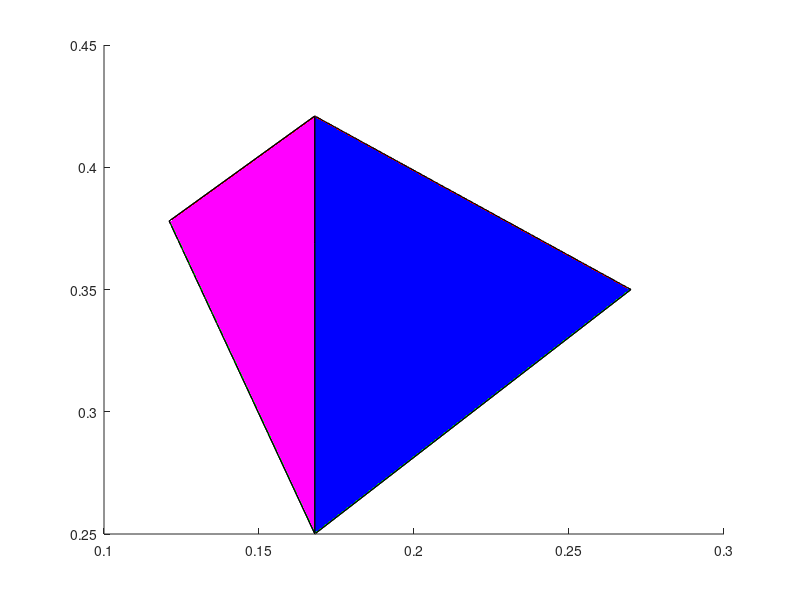

Recreate this plot in MATLAB. (Note: this script raises an error after producing the figure.)
clear; clf;

% regular tetrahedron

% tetra 1
% x = [0.333 0.167 0.195 0.238];
% y = [1 1 1 0.885];
% z = [0.5 0.5 0.3885 0.5];

% tetra 2
x = [0.27 0.121 0.168 0.168];
y = [0.35 0.378 0.421 0.25];
z = [0 0 0.253 0.25];

% edge vectorsc
t23 = [x(3)-x(2), y(3)-y(2), z(3)-z(2)];  l23 = norm(t23);
t24 = [x(4)-x(2), y(4)-y(2), z(4)-z(2)];  l24 = norm(t24);
t12 = [x(2)-x(1), y(2)-y(1), z(2)-z(1)];  l12 = norm(t12);
t13 = [x(3)-x(1), y(3)-y(1), z(3)-z(1)];  l13 = norm(t13);
t14 = [x(4)-x(1), y(4)-y(1), z(4)-z(1)];  l14 = norm(t14);
t34 = [x(4)-x(3), y(4)-y(3), z(4)-z(3)];  l34 = norm(t34);

% twice the opposite triangle areas
S1 = norm( cross(t23, t24) );
S2 = norm( cross(t13, t14) );
S3 = norm( cross(t12, t14) );
S4 = norm( cross(t12, t13) );

% patch
patch(x([1 2 3]), y([1 2 3]), z([1 2 3]), 'red'); hold on
patch(x([1 2 4]), y([1 2 4]), z([1 2 4]), 'green');
patch(x([1 3 4]), y([1 3 4]), z([1 3 4]), 'blue');
patch(x([2 3 4]), y([2 3 4]), z([2 3 4]), 'magenta');
alpha(0.2);

for ii = 1:4,
    str = sprintf('%d',ii);
    text(x(ii),y(ii),z(ii),str, 'FontSize', 30);
end

axis equal;

% determine left or right tetrahedron
if( cross(t12, t13) * t14' > 0 ),
    type = 1;
    K = 1;
else
    type = 2;
    K = -1;
end

F = [1 1 1 1; x; y; z];
V = 1/6 * abs( det(F) );
F = F / det(F);

S = diag([S1, S2, S3, S4]);

Mat = - K * inv(S) * inv(F);
S = diag(S);

n1 = Mat(1,2:4);
n2 = Mat(2,2:4);
n3 = Mat(3,2:4);
n4 = Mat(4,2:4);

quiver3(x, y, z, Mat(:,2)', Mat(:,3)', Mat(:,4)', 0.785, 'LineWidth', 3);
nabla1 = - S(1) / 6 / V * n1;
nabla2 = - S(2) / 6 / V * n2;
nabla3 = - S(3) / 6 / V * n3;
nabla4 = - S(4) / 6 / V * n4;

bits = splitcodegen(4, 4);
Z = 1./4 * bits;  Z = Z';
A = [1 1 1 1; x; y; z];
F = A / det(A);
X = det(A) * F * Z;
X = X';  X = X(:,2:4);  Z = Z';
 
% plot N12
n12x = l12 * ( Z(:,1) * nabla2(1) - Z(:,2) * nabla1(1) );
n12y = l12 * ( Z(:,1) * nabla2(2) - Z(:,2) * nabla1(2) );
n12z = l12 * ( Z(:,1) * nabla2(3) - Z(:,2) * nabla1(3) );

scatter3(X(:,1), X(:,2), X(:,3), 60, 'filled');
quiver3(X(:,1), X(:,2), X(:,3), n12x, n12y, n12z, 0.6, 'LineWidth', 1);

